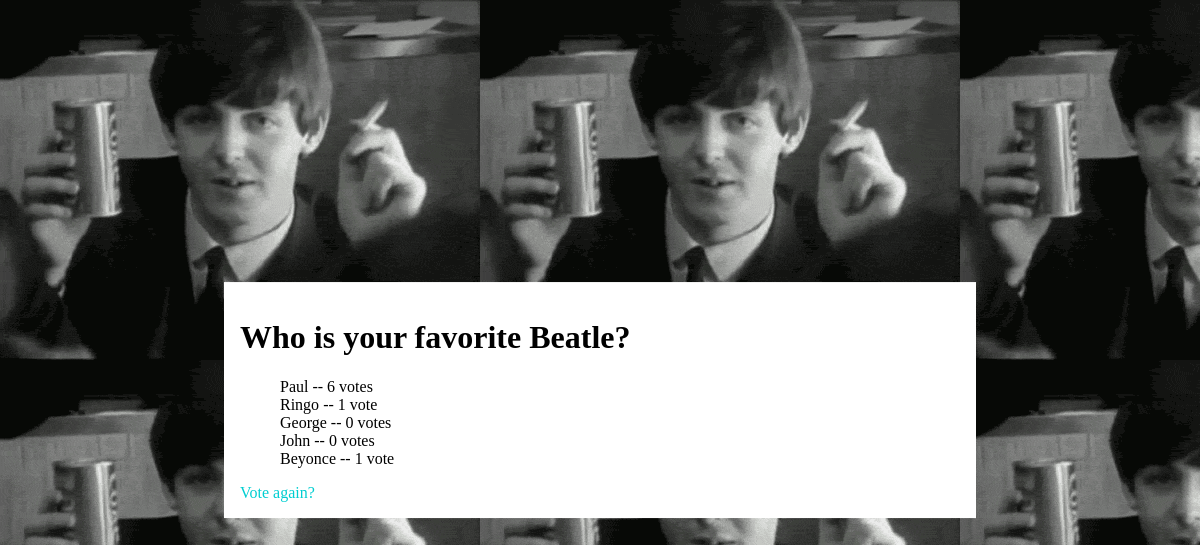
The page /polls/2/results/ on the database as committed earlier.
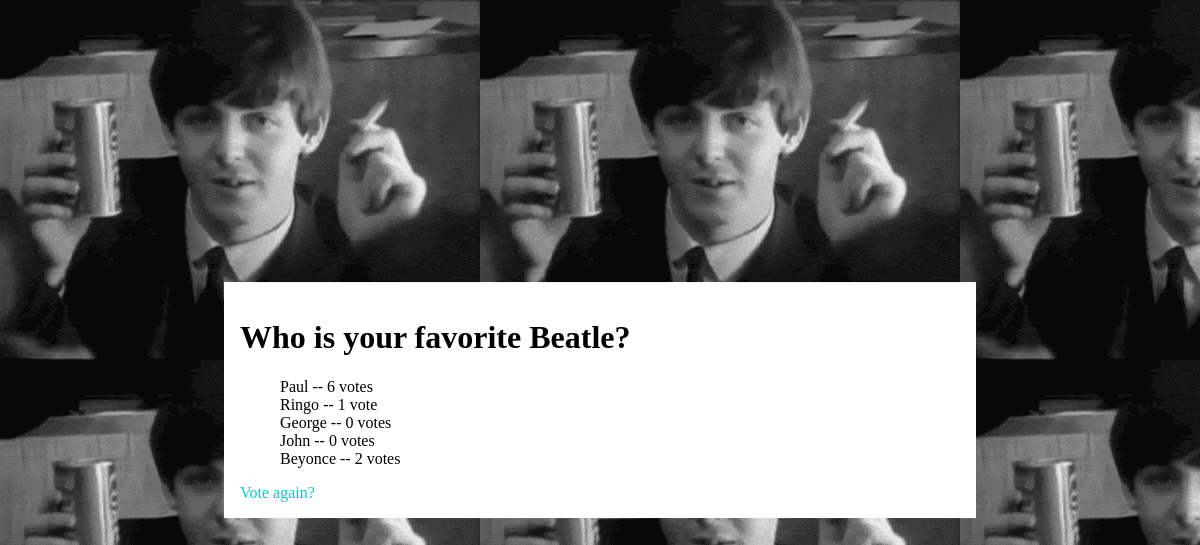
The same page on the database as committed later.
### polls/models.py (models this page shows, shortened)
class Choice(models.Model):
	question = models.ForeignKey(Question)
	choice_text = models.CharField(max_length=200)
	votes = models.IntegerField(default=0)

### polls/views.py (the view)
# urls.py: url(r'^(?P<pk>[0-9]+)/results/$', views.ResultsView.as_view(), name='results'),
class ResultsView(generic.DetailView):
    model = Question
    template_name = 'polls/results.html'

### polls/templates/polls/results.html
{% load staticfiles %}
<link rel="stylesheet" type="text/css" href="{% static 'polls/style.css' %}">
<div class="white-background">
	<h1>{{ question.question_text }}</h1>
	<ul>
	{% for choice in question.choice_set.all %}
	    <li>{{ choice.choice_text }} -- {{ choice.votes }} vote{{ choice.votes|pluralize }}</li>
	{% endfor %}
	</ul>
	<a href="{% url 'polls:detail' question.id %}">Vote again?</a>
</div>

Rows that differ between the two databases and show on the page:
changed Choice "Beyonce": votes "1" → "2"
